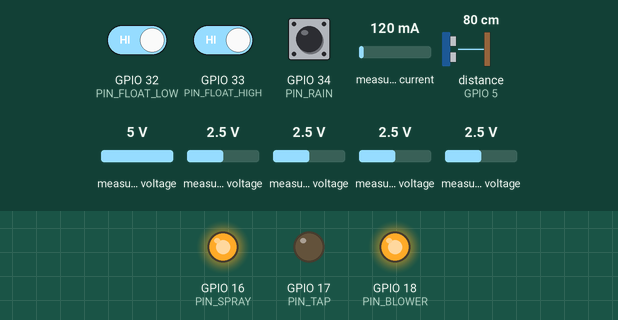
Simulated run of this sketch. Board: ESP32. On the bench: output pins drawn as LEDs (lit = HIGH). Wiring (inferred from the names in the program): ADS1115 converter at I2C address 0x48; INA219 current sensor at I2C address 0x40. Inputs (shaded band) come from the test bench; at power-on: GPIO 33 (PIN_FLOAT_HIGH) HIGH, measured voltage 2.5 V, GPIO 32 (PIN_FLOAT_LOW) HIGH, GPIO 34 (PIN_RAIN) HIGH, measured current 120 mA, distance to the obstacle (sensor on GPIO 5) 80 cm, measured voltage 5 V. The echo pulse lasts 58.3 µs per cm; WiFi joins after 1.5 s; servers stay silent unless stated; uploads are accepted with an empty reply; pins used as bus, display or sensor lines are not drawn; what the sketch prints to the serial monitor is not drawn.

Above: at 1.2 s.
1.3 s: GPIO 33 (PIN_FLOAT_HIGH) driven LOW
At 1.98 s:
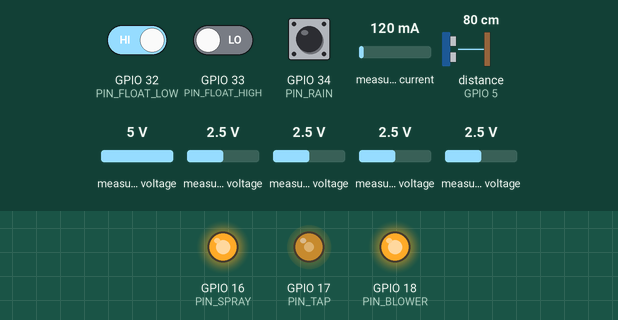
At 3.9 s:
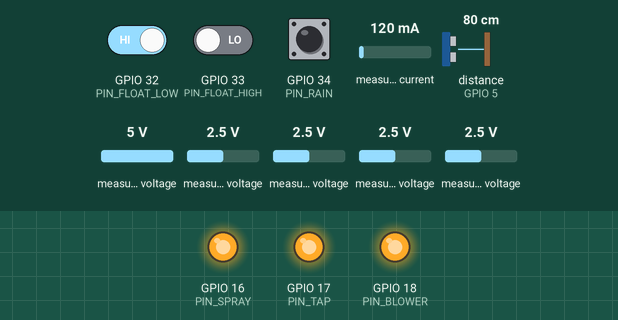
4.8 s: measured voltage (sensor 200) set to 1.1 V
6.3 s: measured voltage (sensor 200) set to 0.8 V
Timing chart, 0 to 9.3 s (numbered marks = the images above; inputs shaded):
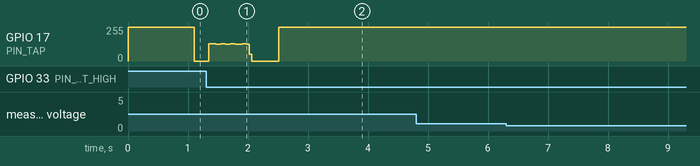

Measured:
- after the input at 4.8 s, every drawn part: stays the same
- after the input at 6.3 s, every drawn part: stays the same

The sketch:

solarsentinel.ino
```cpp
// SolarSentinel node (ESP32).
// Day-only: it works while the sun is up and it is not raining, and deep-sleeps otherwise, so the node never eats the energy it saves.
// While awake: read sensors -> POST reading to the API, poll for clean commands, run the water-then-air wash, refill the tank from the tap when low.
// JSON is defined in docs/contract.md. virtual_node.py is a line-for-line port of this file.
#include <WiFi.h>
#include <HTTPClient.h>
#include <WiFiClientSecure.h>
#include <Wire.h>
#include <esp_sleep.h>
#include "driver/gpio.h"
#include "config.h"
#include "secrets.h"

// ---------- state that survives deep sleep ----------
RTC_DATA_ATTR bool wasDay = false;       // for the dawn/dusk hysteresis
RTC_DATA_ATTR float nodeWh = 0;          // energy the node itself has used, from the INA219 plus an estimate while asleep
RTC_DATA_ATTR float tapOpenS = 0;        // seconds the tap inlet valve has been open (tap litres = this x the valve flow)
RTC_DATA_ATTR float sprayS = 0;          // seconds the spray valve has been open

enum CleanState { IDLE, WATER, AIR };
CleanState cs = IDLE;
uint32_t csStart = 0, waterMs = 0, airMs = 0, lastClean = 0;
bool tapOpen = false, tapHold = false;   // tapHold: the API says rain is coming, so do not buy tap water yet
uint32_t tapStart = 0, tapLockUntil = 0;
float tankPct = -1;                      // -1 = unknown
float lastLux = 0; bool lastWet = false;
uint32_t lastEnergyMs = 0;

// ---------- http (plain for the LAN, TLS for a tunnel URL like https://xxxx.trycloudflare.com) ----------
WiFiClientSecure tlsClient; WiFiClient plainClient;
bool httpBegin(HTTPClient& http, const String& path) {
  String url = String(API_URL) + path;
  if (url.startsWith("https")) { tlsClient.setInsecure(); return http.begin(tlsClient, url); }   // demo: no certificate check
  return http.begin(plainClient, url);
}

// ---------- outputs ----------
void relay(int pin, bool on) { digitalWrite(pin, on ? RELAY_ON : RELAY_OFF); }
void setSpray(bool on)  { relay(PIN_SPRAY, on); }
void setBlower(bool on) { relay(PIN_BLOWER, on); }
void setTap(bool on)    { relay(PIN_TAP, on); }

// ---------- the 5 V sensor rail (TPS22918 load switch): off while asleep ----------
void sensorsOn() {
  if (PIN_SENSOR_PWR < 0) return;
  gpio_hold_dis((gpio_num_t)PIN_SENSOR_PWR);
  pinMode(PIN_SENSOR_PWR, OUTPUT); digitalWrite(PIN_SENSOR_PWR, HIGH);
  delay(SENSOR_SETTLE_MS);
}
void sensorsOff() {
  if (PIN_SENSOR_PWR < 0) return;
  digitalWrite(PIN_SENSOR_PWR, LOW);
  gpio_hold_en((gpio_num_t)PIN_SENSOR_PWR); gpio_deep_sleep_hold_en();   // keep it off while the ESP32 sleeps
}

// ---------- sensors ----------
#ifndef WOKWI
// ADS1115: single-shot read of one input at 860 samples per second. The ESP32's own ADC is too noisy to tell a 3 C hot spot from nothing.
int16_t adsRaw(uint8_t ch, uint8_t pga) {
  uint16_t cfg = 0x8000 | ((4 + ch) << 12) | (pga << 9) | 0x0100 | (0x7 << 5) | 0x0003;   // start, input chN vs GND, gain, single-shot, 860 SPS, comparator off
  Wire.beginTransmission(ADS_ADDR); Wire.write(0x01); Wire.write(cfg >> 8); Wire.write(cfg & 0xFF); Wire.endTransmission();
  delay(2);                                                                                // conversion takes about 1.2 ms
  Wire.beginTransmission(ADS_ADDR); Wire.write(0x00); Wire.endTransmission();
  Wire.requestFrom((uint8_t)ADS_ADDR, (uint8_t)2);
  int16_t hi = Wire.read(); return (hi << 8) | Wire.read();
}
float adsVolts(uint8_t ch, uint8_t pga) {
  static const float LSB[3] = {187.5e-6f, 125e-6f, 62.5e-6f};   // volts per count for gain codes 0, 1, 2
  long sum = 0;
  for (int i = 0; i < ADS_SAMPLES; i++) sum += adsRaw(ch, pga);
  return sum / (float)ADS_SAMPLES * LSB[pga];
}
void muxSelect(int k) {              // both CD74HC4051E chips share the select lines
  digitalWrite(PIN_MUX_S0, k & 1); digitalWrite(PIN_MUX_S1, (k >> 1) & 1); digitalWrite(PIN_MUX_S2, (k >> 2) & 1);
  delay(2);                          // settle through the 1 kOhm / 100 nF filter
}
float readTempC(int ch)  { muxSelect(ch); return adsVolts(ADS_CH_TEMP, ADS_PGA_TEMP) * 1000.0f / TEMP_MV_PER_C + TEMP_OFFSET_C[ch]; }
float readLdrLux(int k)  { muxSelect(k);  return adsVolts(ADS_CH_LDR, ADS_PGA_WIDE) / 3.3f * LDR_MAX_LUX; }   // more light -> higher voltage (LDR on the 3.3 V side)
float readPanelV()       { return adsVolts(ADS_CH_VOLT, ADS_PGA_WIDE) * VOLT_DIV; }
float readPanelA()       { float a = (adsVolts(ADS_CH_CURR, ADS_PGA_WIDE) - CURR_ZERO_V) / CURR_V_PER_A; return a < 0 ? 0 : a; }
// INA219 on the 12 V battery rail: how much the whole node is drawing right now (milliwatts)
uint16_t inaRead(uint8_t reg) {
  Wire.beginTransmission(INA_ADDR); Wire.write(reg); Wire.endTransmission();
  Wire.requestFrom((uint8_t)INA_ADDR, (uint8_t)2);
  uint16_t hi = Wire.read(); return (hi << 8) | Wire.read();
}
float nodeMilliwatts() {
  float amps = (int16_t)inaRead(0x01) * 10e-6f / INA_SHUNT_OHM;   // shunt voltage register: 10 uV per count
  float volts = (inaRead(0x02) >> 3) * 0.004f;                    // bus voltage register: 4 mV per count
  return volts * amps * 1000.0f;
}
#else                                // ---- Wokwi: pots for V/I/light, NTC thermistors on direct pins, no ADS1115, no INA219 ----
float adcRaw(int pin) { uint32_t t = 0; for (int i = 0; i < 16; i++) t += analogRead(pin); return t / 16.0f; }
float adcVolts(int pin) { return adcRaw(pin) / 4095.0f * 3.3f; }
float readTempC(int ch) {            // Wokwi NTC module (beta 3950), as in the Wokwi docs
  float raw = adcRaw(WOKWI_TEMP_PINS[ch]);
  if (raw < 1) raw = 1; if (raw > 4094) raw = 4094;
  return 1.0f / (log(1.0f / (4095.0f / raw - 1.0f)) / 3950.0f + 1.0f / 298.15f) - 273.15f + TEMP_OFFSET_C[ch];
}
float readLdrLux(int k)  { return adcVolts(WOKWI_PIN_LDR) / 3.3f * LDR_MAX_LUX; }
float readPanelV()       { return adcVolts(WOKWI_PIN_VOLT) * VOLT_DIV; }
float readPanelA()       { float a = (adcVolts(WOKWI_PIN_CURR) - CURR_ZERO_V) / CURR_V_PER_A; return a < 0 ? 0 : a; }
float nodeMilliwatts()   { return 0; }
#endif
float readLuxAvg() { float s = 0; for (int k = 0; k < LDR_COUNT; k++) s += readLdrLux(k); return s / LDR_COUNT; }
bool rainingNow()  { return PIN_RAIN >= 0 && digitalRead(PIN_RAIN) == LOW; }            // FC-37: LOW = wet
bool isDaylight(float lux) { return wasDay ? lux >= DAY_LUX_OFF : lux >= DAY_LUX_ON; }  // hysteresis so dawn and dusk do not flap

// Tank level from the JSN-SR04T ultrasonic sensor (median of three pings), corrected by the float switches. -1 = no idea.
float readTankPct() {
  float pct = -1;
  if (PIN_TRIG >= 0) {
    float d[3];
    for (int i = 0; i < 3; i++) {
      digitalWrite(PIN_TRIG, LOW); delayMicroseconds(2);
      digitalWrite(PIN_TRIG, HIGH); delayMicroseconds(10); digitalWrite(PIN_TRIG, LOW);
      long us = pulseIn(PIN_ECHO, HIGH, 30000);
      d[i] = us ? us / 58.0f : 0; delay(30);
    }
    float m = max(min(d[0], d[1]), min(max(d[0], d[1]), d[2]));
    if (m > 0) pct = constrain((TANK_EMPTY_CM - m) / (TANK_EMPTY_CM - TANK_FULL_CM) * 100.0f, 0.0f, 100.0f);
  }
  bool lowOk  = PIN_FLOAT_LOW  >= 0 ? digitalRead(PIN_FLOAT_LOW)  == LOW : true;    // LOW = float is up = water above it
  bool highOk = PIN_FLOAT_HIGH >= 0 ? digitalRead(PIN_FLOAT_HIGH) == LOW : false;
  if (pct < 0) {                                                                   // no echo: coarse level from the floats alone
    if (PIN_FLOAT_LOW < 0 && PIN_FLOAT_HIGH < 0) return -1;
    return highOk ? 95.0f : (lowOk ? 50.0f : 5.0f);
  }
  if (!lowOk) pct = min(pct, 5.0f);                                                // trust a float over a sloshing echo
  if (highOk) pct = max(pct, 95.0f);
  return pct;
}

void publishReading() {
  float v = readPanelV(), a = readPanelA();
  char grid[160]; int n = 0;
  n += snprintf(grid + n, sizeof(grid) - n, "[");
  for (int r = 0; r < GRID_ROWS; r++) {
    n += snprintf(grid + n, sizeof(grid) - n, "%s[", r ? "," : "");
    for (int c = 0; c < GRID_COLS; c++)
      n += snprintf(grid + n, sizeof(grid) - n, "%s%.1f", c ? "," : "", readTempC(r * GRID_COLS + c));
    n += snprintf(grid + n, sizeof(grid) - n, "]");
  }
  snprintf(grid + n, sizeof(grid) - n, "]");
  float lux[LDR_COUNT];
  for (int k = 0; k < LDR_COUNT; k++) lux[k] = readLdrLux(k);
  lastLux = (lux[0] + lux[1] + lux[2] + lux[3]) / 4; lastWet = rainingNow();
  float mw = nodeMilliwatts(); uint32_t now = millis();                              // the node's own energy bill
  nodeWh += mw * (float)(now - lastEnergyMs) / 3.6e9f; lastEnergyMs = now;
  float tapS = tapOpenS + (tapOpen ? (now - tapStart) / 1000.0f : 0);
  char msg[600];
  snprintf(msg, sizeof(msg),
    "{\"panel_id\":\"%s\",\"voltage_v\":%.2f,\"current_a\":%.2f,\"ldr_lux\":%.0f,\"ldr_corners_lux\":[%.0f,%.0f,%.0f,%.0f],\"temps_c\":%s,"
    "\"tank_level_pct\":%.0f,\"clean_state\":%d,\"tap_open\":%d,\"rain\":%d,\"node_mw\":%.0f,\"node_wh\":%.4f,\"tap_s\":%.0f,\"spray_s\":%.0f}",
    PANEL_ID, v, a, lastLux, lux[0], lux[1], lux[2], lux[3], grid, tankPct, (int)cs, tapOpen ? 1 : 0, lastWet ? 1 : 0, mw, nodeWh, tapS, sprayS);
  Serial.println(msg);
  if (WiFi.status() != WL_CONNECTED) return;
  HTTPClient http; http.setTimeout(1500);
  if (httpBegin(http, "/api/reading")) { http.addHeader("Content-Type", "application/json"); http.POST((uint8_t*)msg, strlen(msg)); http.end(); }
}

// ---------- cleaning state machine (non-blocking) ----------
void startClean(uint32_t w, uint32_t a) {
  if (cs != IDLE) return;                                  // already cleaning
  if (tankPct >= 0 && tankPct < MIN_WASH_PCT) { Serial.println("clean skipped: tank too low, waiting for the refill"); return; }
  waterMs = min(w, MAX_WATER_MS); airMs = min(a, MAX_AIR_MS);
  cs = WATER; csStart = millis(); lastClean = csStart;
  setSpray(true);
  Serial.printf("clean start water=%lu air=%lu\n", waterMs, airMs);
}
void cleanLoop() {
  uint32_t t = millis() - csStart;
  if (cs == WATER && t >= waterMs) { cs = AIR; csStart = millis(); setSpray(false); setBlower(true); sprayS += waterMs / 1000.0f; }
  else if (cs == AIR && t >= airMs) { cs = IDLE; setBlower(false); Serial.println("clean done"); }
}

// ---------- tap-water back-up for the rainwater tank ----------
void tapLoop() {
  static uint32_t lastTank = 0;
  if (millis() - lastTank >= 1000) { lastTank = millis(); tankPct = readTankPct(); }   // one measurement a second is plenty
  bool floatFull = PIN_FLOAT_HIGH >= 0 && digitalRead(PIN_FLOAT_HIGH) == LOW;
  if (!tapOpen) {
    bool low = tankPct >= 0 && tankPct < TANK_LOW_PCT, critical = tankPct >= 0 && tankPct < TANK_CRITICAL_PCT;
    if (((low && !tapHold) || critical) && millis() > tapLockUntil) {
      tapOpen = true; tapStart = millis(); setTap(true);
      Serial.printf("tap refill start (tank %.0f%%%s)\n", tankPct, tapHold ? ", rain expected but tank is critical" : "");
    }
  } else {
    bool full = tankPct >= TANK_FULL_PCT || floatFull;
    bool timeout = millis() - tapStart > TAP_MAX_MS;
    if (full || timeout) {
      tapOpen = false; setTap(false); tapOpenS += (millis() - tapStart) / 1000.0f;
      if (timeout) { tapLockUntil = millis() + TAP_LOCKOUT_MS; Serial.println("tap refill TIMED OUT: check the level sensor and the valve"); }
      else Serial.printf("tap refill done (tank %.0f%%)\n", tankPct);
    }
  }
}

// ---------- comms ----------
bool jsonTrue(const String& s, const char* key) {
  int i = s.indexOf(key); if (i < 0) return false;
  int c = s.indexOf(':', i); if (c < 0) return false;
  String rest = s.substring(c + 1); rest.trim(); return rest.startsWith("true");
}
void pollCommand() {                 // ask the API if there is a clean command waiting, and whether to hold off buying tap water
  if (WiFi.status() != WL_CONNECTED) return;
  HTTPClient http; http.setTimeout(800);
  if (!httpBegin(http, String("/api/command?panel=") + PANEL_ID)) return;
  if (http.GET() == 200) {
    String s = http.getString();
    tapHold = jsonTrue(s, "\"tap_hold\"");
    if (s.indexOf("\"clean\"") >= 0) {
      auto num = [&](const char* key, uint32_t def) {          // tiny JSON number grab, enough for our fixed format
        int i = s.indexOf(key); if (i < 0) return def;
        return (uint32_t)s.substring(s.indexOf(':', i) + 1).toInt();
      };
      startClean(num("water_ms", 4000), num("air_ms", 8000));
    }
  }
  http.end();
}

// ---------- day-only power management ----------
void sleepNow(const char* reason, uint32_t seconds, bool tellApi) {
  if (tellApi && WiFi.status() == WL_CONNECTED) {                  // tell the API this is sleep, not a failure
    char b[160]; snprintf(b, sizeof(b), "{\"panel_id\":\"%s\",\"mode\":\"sleep\",\"reason\":\"%s\",\"wake_s\":%lu}", PANEL_ID, reason, (unsigned long)seconds);
    HTTPClient http; http.setTimeout(1500);
    if (httpBegin(http, "/api/status")) { http.addHeader("Content-Type", "application/json"); http.POST((uint8_t*)b, strlen(b)); http.end(); }
  }
  Serial.printf("sleeping (%s) for %lu s\n", reason, (unsigned long)seconds);
#if ENABLE_SLEEP
  setSpray(false); setBlower(false); setTap(false);
  sensorsOff();
  WiFi.disconnect(true); WiFi.mode(WIFI_OFF);
  nodeWh += SLEEP_POWER_MW * seconds / 3.6e6f;
  wasDay = false;
  esp_sleep_enable_timer_wakeup((uint64_t)seconds * 1000000ULL);
  esp_deep_sleep_start();
#endif
}

void setup() {
  Serial.begin(115200);
  pinMode(PIN_SPRAY, OUTPUT); pinMode(PIN_TAP, OUTPUT); pinMode(PIN_BLOWER, OUTPUT);
  setSpray(false); setBlower(false); setTap(false);          // everything off first
#ifndef WOKWI
  pinMode(PIN_MUX_S0, OUTPUT); pinMode(PIN_MUX_S1, OUTPUT); pinMode(PIN_MUX_S2, OUTPUT);
  Wire.begin(PIN_SDA, PIN_SCL);
#endif
  if (PIN_FLOAT_LOW >= 0) pinMode(PIN_FLOAT_LOW, INPUT_PULLUP);
  if (PIN_FLOAT_HIGH >= 0) pinMode(PIN_FLOAT_HIGH, INPUT_PULLUP);
  if (PIN_RAIN >= 0) pinMode(PIN_RAIN, INPUT_PULLUP);
  if (PIN_TRIG >= 0) { pinMode(PIN_TRIG, OUTPUT); pinMode(PIN_ECHO, INPUT); }
  analogSetAttenuation(ADC_11db);
  sensorsOn();
  // a quick look at the sun, with no Wi-Fi: is it worth waking up?
  float lux = readLuxAvg(); bool wet = rainingNow(), day = isDaylight(lux);
  Serial.printf("wake: %.0f lux, %s, %s\n", lux, day ? "daylight" : "dark", wet ? "raining" : "dry");
  if (!day || wet) sleepNow(wet ? "rain" : "dark", wet ? SLEEP_RAIN_S : SLEEP_NIGHT_S, false);
  wasDay = true;
  WiFi.begin(WIFI_SSID, WIFI_PASS, 6);          // channel 6 connects fastest in Wokwi, harmless elsewhere
}

void loop() {
  static uint32_t lastReport = 0, lastPoll = 0, lastLink = 0; static uint8_t darkReports = 0;
  if (WiFi.status() != WL_CONNECTED && millis() - lastLink > 10000) { lastLink = millis(); WiFi.reconnect(); }   // never block
  cleanLoop(); tapLoop();                                    // run with or without Wi-Fi
  if (millis() - lastPoll >= 1000) { lastPoll = millis(); pollCommand(); }
  if (millis() - lastReport >= REPORT_MS) {
    lastReport = millis(); publishReading();
    bool dark = !isDaylight(lastLux) || lastWet;             // dusk, heavy cloud or rain: no point being awake
    darkReports = dark ? darkReports + 1 : 0;
    if (darkReports >= SLEEP_AFTER_REPORTS && cs == IDLE && !tapOpen) sleepNow(lastWet ? "rain" : "dark", lastWet ? SLEEP_RAIN_S : SLEEP_NIGHT_S, true);
  }
  if (cs == IDLE && millis() - lastClean >= AUTO_CLEAN_MS) startClean(4000, 8000);   // backup timer
}
```

secrets.example.h
```cpp
// Copy to secrets.h (git-ignored) and fill in.
#pragma once
#define WIFI_SSID "your-wifi"
#define WIFI_PASS "your-password"
#define API_URL "http://192.168.1.10:8000"   // laptop B running 4-demo-app/api/server.py
```

Source omitted: config.h (7787 bytes)
